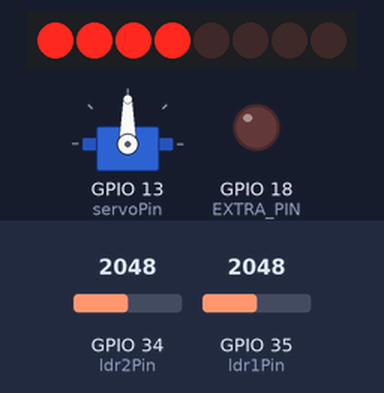
A sketch run on a simulated ESP32. Shown: 8 shift-register outputs drawn as a row of LEDs (first output left, lit = HIGH), servo, output pins drawn as LEDs (lit = HIGH). Wiring (from diagram.json): shift register (74HC595): data GPIO 5; shift clock GPIO 23; latch GPIO 22; row of LEDs: on Q0, Q1, Q2, Q3, Q4, Q5, Q6, Q7. Inputs (shaded band) come from the test bench; at power-on: GPIO 34 (ldr2Pin) = 2048, GPIO 35 (ldr1Pin) = 2048. WiFi joins after 1.5 s; servers stay silent unless stated; no MQTT or app messages arrive unless stated; pins used as bus, display or sensor lines are not drawn; what the sketch prints to the serial monitor is not drawn.

Above: at 3.7 s.
3.8 s: GPIO 34 (ldr2Pin) set to 2224
At 4.9 s:
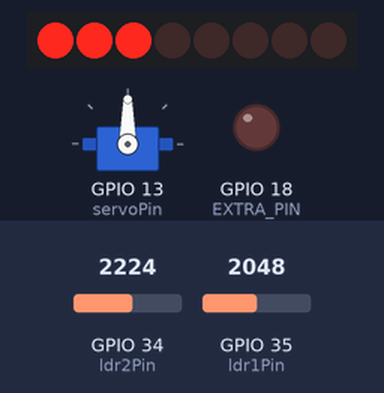
6.5 s: GPIO 34 (ldr2Pin) set to 2365
At 9.4 s:
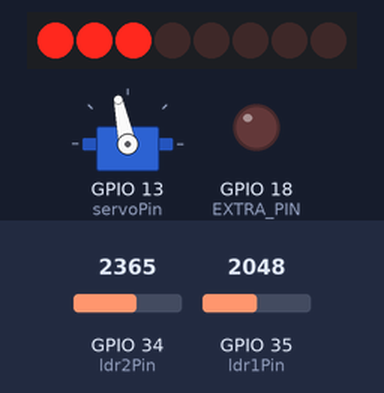
12.0 s: GPIO 35 (ldr1Pin) set to 2174
At 12.9 s:
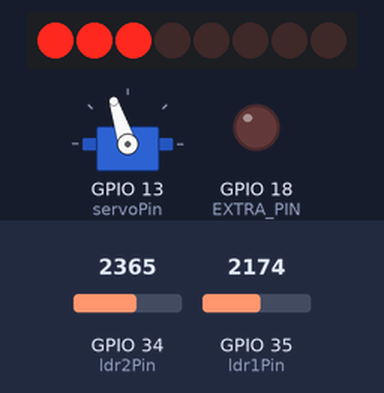
14.7 s: GPIO 35 (ldr1Pin) set to 491
At 17.4 s:
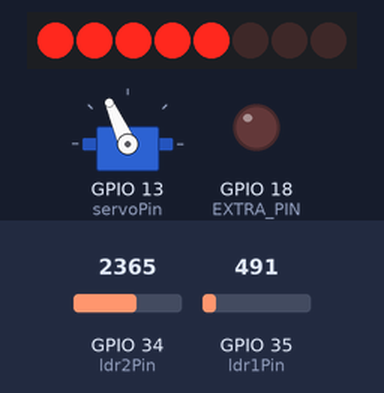
20.6 s: GPIO 34 (ldr2Pin) set to 256
At 21.9 s:
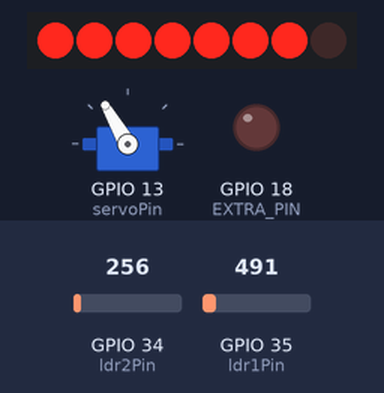
23.3 s: GPIO 34 (ldr2Pin) set to 225
At 27.0 s:
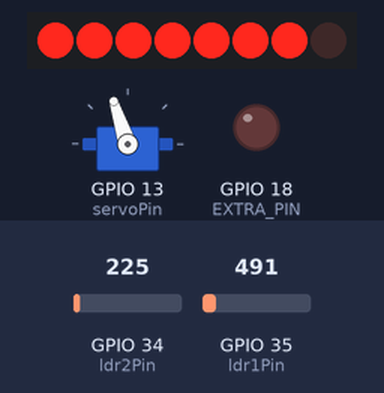
Timing chart, 0 to 40.1 s (numbered marks = the images above; inputs shaded):
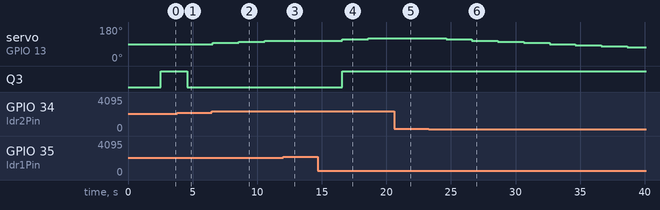

The sketch:

sketch.ino
```cpp
#include <ESP32Servo.h>
#include <WiFi.h>
#include <PubSubClient.h>

#define DATA_PIN 5   // Pino conectado ao DS do 74HC595
#define LATCH_PIN 22 // Pino conectado ao STCP do 74HC595
#define CLOCK_PIN 23 // Pino conectado ao SHCP do 74HC595
#define EXTRA_PIN 18 // Pino extra para indicar efiencia completa

const int ldr1Pin = 35;  // Pino do LDR 1 no ESP32
const int ldr2Pin = 34;  // Pino do LDR 2 no ESP32
const int servoPin = 13; // Pino do servo no ESP32

const int numLeds = 8; // Número de LEDs no LED bar graph controlado pelo 74HC595

// Criação dos objetos necessários
Servo servoMotor;
WiFiClient espClient;
PubSubClient MQTT(espClient);

int posicaoServo = 90; // Posição inicial do servo (90º)

// Inicializando o valor global de luminosidade
int totalLuminosity = 0;

// Configuração da conexão do ESP32 com Wifi
char *SSID = const_cast<char *>("Wokwi-GUEST");
char *PASSWORD = const_cast<char *>("");
char *BROKER_MQTT = const_cast<char *>("");
int BROKER_PORT = 1883;
char *TOPICO_SUBSCRIBE = const_cast<char *>("/TEF/device001/cmd"); // Tópico de escuta do MQTT
char *TOPICO_PUBLISH_E = const_cast<char *>("/TEF/device001/attrs/ea"); // Checar a coleta no lado leste
char *TOPICO_PUBLISH_W = const_cast<char *>("/TEF/device001/attrs/we"); // Checar a coleta no lado oeste
char *TOPICO_PUBLISH_EFF = const_cast<char *>("/TEF/device001/attrs/eff"); // Checar a eficiencia energética
char *ID_MQTT = const_cast<char *>("fiware_001");
const char *topicPrefix = "device001";


void setup()
{
  initWiFi();
  initMQTT();
  initPin();
  initSerial();
  servoSetup();
}

void loop()
{
  handleSolarLight();
  updateLeds();
  verifyMQTTWifiConnections();
  MQTT.loop();
  delay(2000);
}

void reconectWiFi()
{
  if (WiFi.status() == WL_CONNECTED)
    return;
  WiFi.begin(SSID, PASSWORD);
  while (WiFi.status() != WL_CONNECTED)
  {
    delay(100);
    Serial.print(".");
  }
  Serial.println();
  Serial.println("Conectado com sucesso na rede ");
  Serial.print(SSID);
  Serial.println("IP obtido: ");
  Serial.println(WiFi.localIP());
}

void verifyMQTTWifiConnections()
{
  if (!MQTT.connected())
    reconnectMQTT();
  reconectWiFi();
}

void reconnectMQTT()
{
  while (!MQTT.connected())
  {
    Serial.print("【┘】Tentando se conectar ao Broker MQTT: ");
    Serial.println(BROKER_MQTT);
    if (MQTT.connect(ID_MQTT))
    {
      Serial.println("✔ Conectado com sucesso ao broker MQTT!");
      MQTT.subscribe(TOPICO_SUBSCRIBE);
    }
    else
    {
      Serial.println("✖ Falha ao reconectar no broker");
      Serial.println("✖ Haverá nova tentativa de conexão em 2s");
      delay(1000);
    }
  }
}

void initWiFi()
{
  delay(10);
  Serial.println("Conexao WI-FI");
  Serial.print("Conectando-se na rede: ");
  Serial.println(SSID);
  Serial.println("Aguarde");
  reconectWiFi();
}

void initMQTT()
{
  MQTT.setServer(BROKER_MQTT, BROKER_PORT);
}

void initPin()
{
  pinMode(DATA_PIN, OUTPUT);
  pinMode(LATCH_PIN, OUTPUT);
  pinMode(CLOCK_PIN, OUTPUT);
  pinMode(EXTRA_PIN, OUTPUT);   // Pino para indicar efiencia energetica maxima
  digitalWrite(EXTRA_PIN, LOW); // Inicializa a indicação de efiencia energetica maxima como desligada
}

void initSerial()
{
  Serial.begin(115200);
  delay(1000);
}

void servoSetup()
{
  servoMotor.attach(servoPin, 500, 2400); // Configuração dos pulsos para ESP32
  servoMotor.write(posicaoServo);         // Define posição inicial do servo
}

void handleSolarLight()
{
  // Lê a intensidade de luz dos LDRs e utiliza a função map
  int luminosity1 = map(analogRead(ldr1Pin), 0, 4095, 100, 0);
  int luminosity2 = map(analogRead(ldr2Pin), 0, 4095, 100, 0);

  // Exibe os valores dos LDRs no monitor serial
  Serial.println("----=()=----");
  Serial.print("Luz LDR 1: ");
  Serial.println(luminosity1);
  Serial.print("Luz LDR 2: ");
  Serial.println(luminosity2);

  // Movimenta o servo para o lado que recebe mais luz solar
  if (luminosity1 > luminosity2 + 5) // Ajuste de 5% para evitar pequenas variacões
  {
    posicaoServo = min(posicaoServo + 6, 180); // Move para a direita
    servoMotor.write(posicaoServo);
    Serial.println("Correção para a direita");
  }
  else if (luminosity2 > luminosity1 + 5)
  {
    posicaoServo = max(posicaoServo - 6, 0); // Move para a esquerda
    servoMotor.write(posicaoServo);
    Serial.println("Correção para a esquerda");
  }
  else
  {
    Serial.println("Nenhuma mudança de correção");
  }

  // Atualiza o nível de carga com a média das leituras
  totalLuminosity = (luminosity1 + luminosity2) / 2;
  Serial.print("Eficiência: ");
  Serial.print(totalLuminosity);
  Serial.println("%");

  // Publicação dos dados via MQTT
  String mensagemOeste = String(luminosity1);
  String mensagemLeste = String(luminosity2);
  String mensagemEff = String(totalLuminosity);

  // Publica os dados de umidade e temperatura via MQTT como texto simples
  MQTT.publish(TOPICO_PUBLISH_W, mensagemOeste.c_str());
  MQTT.publish(TOPICO_PUBLISH_E, mensagemLeste.c_str());
  MQTT.publish(TOPICO_PUBLISH_EFF, mensagemEff.c_str());
}

// Função para atualizar os LEDs conforme o nível de efiencia energetica
void updateLeds()
{
  // Mapeia o nível de carga para o número de LEDs a serem acesos
  int ledsToLight = map(totalLuminosity, 0, 100, 0, numLeds);

  // Variável para armazenar o padrão dos LEDs
  byte ledPattern = 0;

  // Define os bits de `ledPattern` para acender os LEDs necessários
  for (int i = 0; i < ledsToLight; i++)
  {
    ledPattern |= (1 << i); // Liga os LEDs até o índice `ledsToLight`
  }

  // Envia o padrão para o shift register
  digitalWrite(LATCH_PIN, LOW);
  shiftOut(DATA_PIN, CLOCK_PIN, MSBFIRST, ledPattern); // Envia o padrão de bits
  digitalWrite(LATCH_PIN, HIGH);

  // Se todos os LEDs estiverem acesos, indica que aeficiencia energética está no máximo
  if (ledsToLight == numLeds)
  {
    digitalWrite(EXTRA_PIN, HIGH); // Liga a indicação de eficiencia energética máxima
  }
  else
  {
    digitalWrite(EXTRA_PIN, LOW); // Desliga a indicação de eficiencia energética máxima
  }
}
```

Measured:
- the behaviour switches between 2293 and 2294 on GPIO 34 (ldr2Pin) (found by bisection; images 1 and 2)
- the behaviour switches between 246 and 245 on GPIO 34 (ldr2Pin) (found by bisection; images 5 and 6)
- after the input at 3.8 s, Q3: HIGH → LOW after 0.78 s
- after the input at 6.5 s, servo on GPIO 13 (servoPin): 90° → 96° after 0.08 s, → 102° 2.0 s later, → 108° 2.0 s later
- after the input at 12.0 s, servo on GPIO 13 (servoPin): stays 108° (without the input it goes to 114° after 0.59 s)
- after the input at 14.7 s, servo on GPIO 13 (servoPin): 108° → 114° after 1.9 s, → 120° 2.0 s later; Q3: LOW → HIGH after 1.9 s
- after the input at 20.6 s, servo on GPIO 13 (servoPin): stays 120° (without the input it goes to 126° after 0.01 s)
- after the input at 23.3 s, servo on GPIO 13 (servoPin): moves from 120° to 72° over 14.0 s, starting after 1.3 s
